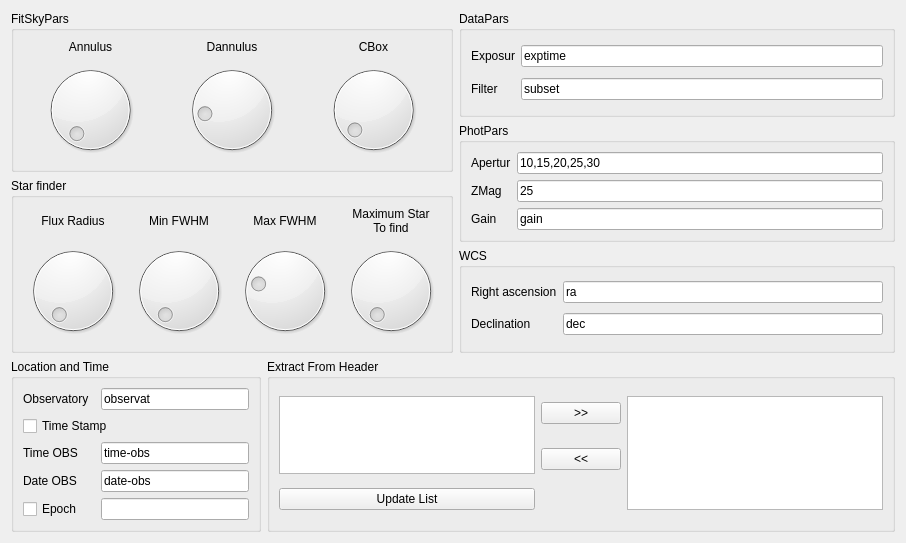
         <widget class="QWidget" name="tab_23">
          <attribute name="title">
           <string>Photometry</string>
          </attribute>
          <layout class="QGridLayout" name="gridLayout_80">
           <item row="0" column="0">
            <layout class="QGridLayout" name="gridLayout_109">
             <item row="0" column="0">
              <widget class="QGroupBox" name="groupBox_14">
               <property name="title">
                <string>FitSkyPars</string>
               </property>
               <layout class="QGridLayout" name="gridLayout_59">
                <item row="0" column="0">
                 <layout class="QGridLayout" name="gridLayout_64">
                  <item row="0" column="0">
                   <widget class="QLabel" name="label_40">
                    <property name="text">
                     <string>Annulus</string>
                    </property>
                    <property name="alignment">
                     <set>Qt::AlignCenter</set>
                    </property>
                   </widget>
                  </item>
                  <item row="1" column="0">
                   <widget class="QDial" name="dial">
                    <property name="minimum">
                     <number>5</number>
                    </property>
                    <property name="maximum">
                     <number>120</number>
                    </property>
                    <property name="pageStep">
                     <number>1</number>
                    </property>
                    <property name="orientation">
                     <enum>Qt::Horizontal</enum>
                    </property>
                    <property name="wrapping">
                     <bool>false</bool>
                    </property>
                    <property name="notchesVisible">
                     <bool>false</bool>
                    </property>
                   </widget>
                  </item>
                 </layout>
                </item>
                <item row="0" column="1">
                 <layout class="QGridLayout" name="gridLayout_65">
                  <item row="1" column="0">
                   <widget class="QDial" name="dial_2">
                    <property name="minimum">
                     <number>5</number>
                    </property>
                    <property name="maximum">
                     <number>120</number>
                    </property>
                    <property name="pageStep">
                     <number>1</number>
                    </property>
                    <property name="value">
                     <number>25</number>
                    </property>
                    <property name="wrapping">
                     <bool>false</bool>
                    </property>
                    <property name="notchesVisible">
                     <bool>false</bool>
                    </property>
                   </widget>
                  </item>
                  <item row="0" column="0">
                   <widget class="QLabel" name="label_42">
                    <property name="text">
                     <string>Dannulus</string>
                    </property>
                    <property name="alignment">
                     <set>Qt::AlignCenter</set>
                    </property>
                   </widget>
                  </item>
                 </layout>
                </item>
                <item row="0" column="2">
                 <layout class="QGridLayout" name="gridLayout_66">
                  <item row="0" column="0">
                   <widget class="QLabel" name="label_46">
                    <property name="text">
                     <string>CBox</string>
                    </property>
                    <property name="alignment">
                     <set>Qt::AlignCenter</set>
                    </property>
                   </widget>
                  </item>
                  <item row="1" column="0">
                   <widget class="QDial" name="dial_3">
                    <property name="minimum">
                     <number>5</number>
                    </property>
                    <property name="maximum">
                     <number>120</number>
                    </property>
                    <property name="pageStep">
                     <number>1</number>
                    </property>
                    <property name="value">
                     <number>10</number>
                    </property>
                    <property name="wrapping">
                     <bool>false</bool>
                    </property>
                    <property name="notchesVisible">
                     <bool>false</bool>
                    </property>
                   </widget>
                  </item>
                 </layout>
                </item>
               </layout>
              </widget>
             </item>
             <item row="1" column="0">
              <widget class="QGroupBox" name="groupBox_19">
               <property name="title">
                <string>Star finder</string>
               </property>
               <layout class="QGridLayout" name="gridLayout_63">
                <item row="0" column="0">
                 <layout class="QGridLayout" name="gridLayout_58">
                  <item row="2" column="0">
                   <widget class="QDial" name="dial_4">
                    <property name="minimum">
                     <number>2</number>
                    </property>
                    <property name="maximum">
                     <number>15</number>
                    </property>
                    <property name="pageStep">
                     <number>1</number>
                    </property>
                    <property name="value">
                     <number>2</number>
                    </property>
                    <property name="wrapping">
                     <bool>false</bool>
                    </property>
                    <property name="notchesVisible">
                     <bool>false</bool>
                    </property>
                   </widget>
                  </item>
                  <item row="1" column="0">
                   <widget class="QLabel" name="label_64">
                    <property name="text">
                     <string>Flux Radius</string>
                    </property>
                    <property name="alignment">
                     <set>Qt::AlignCenter</set>
                    </property>
                   </widget>
                  </item>
                 </layout>
                </item>
                <item row="0" column="1">
                 <layout class="QGridLayout" name="gridLayout_60">
                  <item row="0" column="0">
                   <widget class="QLabel" name="label_68">
                    <property name="text">
                     <string>Min FWHM</string>
                    </property>
                    <property name="alignment">
                     <set>Qt::AlignCenter</set>
                    </property>
                   </widget>
                  </item>
                  <item row="1" column="0">
                   <widget class="QDial" name="dial_5">
                    <property name="minimum">
                     <number>0</number>
                    </property>
                    <property name="maximum">
                     <number>24</number>
                    </property>
                    <property name="pageStep">
                     <number>1</number>
                    </property>
                    <property name="value">
                     <number>0</number>
                    </property>
                    <property name="wrapping">
                     <bool>false</bool>
                    </property>
                    <property name="notchesVisible">
                     <bool>false</bool>
                    </property>
                   </widget>
                  </item>
                 </layout>
                </item>
                <item row="0" column="2">
                 <layout class="QGridLayout" name="gridLayout_61">
                  <item row="0" column="0">
                   <widget class="QLabel" name="label_69">
                    <property name="text">
                     <string>Max FWHM</string>
                    </property>
                    <property name="alignment">
                     <set>Qt::AlignCenter</set>
                    </property>
                   </widget>
                  </item>
                  <item row="1" column="0">
                   <widget class="QDial" name="dial_6">
                    <property name="minimum">
                     <number>1</number>
                    </property>
                    <property name="maximum">
                     <number>25</number>
                    </property>
                    <property name="pageStep">
                     <number>1</number>
                    </property>
                    <property name="value">
                     <number>7</number>
                    </property>
                    <property name="wrapping">
                     <bool>false</bool>
                    </property>
                    <property name="notchesVisible">
                     <bool>false</bool>
                    </property>
                   </widget>
                  </item>
                 </layout>
                </item>
                <item row="0" column="3">
                 <layout class="QGridLayout" name="gridLayout_62">
                  <item row="0" column="0">
                   <widget class="QLabel" name="label_70">
                    <property name="text">
                     <string>Maximum Star
To find</string>
                    </property>
                    <property name="alignment">
                     <set>Qt::AlignCenter</set>
                    </property>
                   </widget>
                  </item>
                  <item row="1" column="0">
                   <widget class="QDial" name="dial_7">
                    <property name="minimum">
                     <number>5</number>
                    </property>
                    <property name="maximum">
                     <number>30000</number>
                    </property>
                    <property name="pageStep">
                     <number>1</number>
                    </property>
                    <property name="value">
                     <number>25</number>
                    </property>
                    <property name="wrapping">
                     <bool>false</bool>
                    </property>
                    <property name="notchesVisible">
                     <bool>false</bool>
                    </property>
                   </widget>
                  </item>
                 </layout>
                </item>
               </layout>
              </widget>
             </item>
            </layout>
           </item>
           <item row="0" column="1">
            <layout class="QGridLayout" name="gridLayout_67">
             <item row="0" column="0">
              <widget class="QGroupBox" name="groupBox_13">
               <property name="title">
                <string>DataPars</string>
               </property>
               <layout class="QGridLayout" name="gridLayout_53">
                <item row="0" column="1">
                 <widget class="QLineEdit" name="lineEdit_13">
                  <property name="text">
                   <string>exptime</string>
                  </property>
                 </widget>
                </item>
                <item row="1" column="1">
                 <widget class="QLineEdit" name="lineEdit_14">
                  <property name="text">
                   <string>subset</string>
                  </property>
                  <property name="maxLength">
                   <number>8</number>
                  </property>
                 </widget>
                </item>
                <item row="1" column="0">
                 <widget class="QLabel" name="label_39">
                  <property name="text">
                   <string>Filter</string>
                  </property>
                 </widget>
                </item>
                <item row="0" column="0">
                 <widget class="QLabel" name="label_38">
                  <property name="text">
                   <string>Exposur</string>
                  </property>
                 </widget>
                </item>
               </layout>
              </widget>
             </item>
             <item row="1" column="0">
              <widget class="QGroupBox" name="groupBox_15">
               <property name="title">
                <string>PhotPars</string>
               </property>
               <layout class="QGridLayout" name="gridLayout_20">
                <item row="1" column="0">
                 <widget class="QLabel" name="label_45">
                  <property name="text">
                   <string>ZMag</string>
                  </property>
                 </widget>
                </item>
                <item row="0" column="1">
                 <widget class="QLineEdit" name="lineEdit_15">
                  <property name="text">
                   <string>10,15,20,25,30</string>
                  </property>
                 </widget>
                </item>
                <item row="2" column="0">
                 <widget class="QLabel" name="label_57">
                  <property name="text">
                   <string>Gain</string>
                  </property>
                 </widget>
                </item>
                <item row="0" column="0">
                 <widget class="QLabel" name="label_44">
                  <property name="text">
                   <string>Apertur</string>
                  </property>
                 </widget>
                </item>
                <item row="2" column="1">
                 <widget class="QLineEdit" name="lineEdit_26">
                  <property name="text">
                   <string>gain</string>
                  </property>
                 </widget>
                </item>
                <item row="1" column="1">
                 <widget class="QLineEdit" name="lineEdit_16">
                  <property name="text">
                   <string>25</string>
                  </property>
                 </widget>
                </item>
               </layout>
              </widget>
             </item>
             <item row="2" column="0">
              <widget class="QGroupBox" name="groupBox_20">
               <property name="title">
                <string>WCS</string>
               </property>
               <layout class="QGridLayout" name="gridLayout_71">
                <item row="0" column="0">
                 <widget class="QLabel" name="label_65">
                  <property name="text">
                   <string>Right ascension</string>
                  </property>
                 </widget>
                </item>
                <item row="0" column="1">
                 <widget class="QLineEdit" name="lineEdit_22">
                  <property name="text">
                   <string>ra</string>
                  </property>
                 </widget>
                </item>
                <item row="1" column="0">
                 <widget class="QLabel" name="label_66">
                  <property name="text">
                   <string>Declination</string>
                  </property>
                 </widget>
                </item>
                <item row="1" column="1">
                 <widget class="QLineEdit" name="lineEdit_23">
                  <property name="text">
                   <string>dec</string>
                  </property>
                 </widget>
                </item>
               </layout>
              </widget>
             </item>
            </layout>
           </item>
           <item row="1" column="0" colspan="2">
            <layout class="QGridLayout" name="gridLayout_41">
             <item row="0" column="0">
              <widget class="QGroupBox" name="groupBox_17">
               <property name="minimumSize">
                <size>
                 <width>250</width>
                 <height>160</height>
                </size>
               </property>
               <property name="title">
                <string>Location and Time</string>
               </property>
               <layout class="QGridLayout" name="gridLayout_69">
                <item row="2" column="0">
                 <widget class="QLabel" name="label_48">
                  <property name="text">
                   <string>Time OBS</string>
                  </property>
                 </widget>
                </item>
                <item row="6" column="2">
                 <widget class="QLineEdit" name="lineEdit_25"/>
                </item>
                <item row="0" column="0">
                 <widget class="QLabel" name="label_47">
                  <property name="text">
                   <string>Observatory</string>
                  </property>
                 </widget>
                </item>
                <item row="0" column="2">
                 <widget class="QLineEdit" name="lineEdit_18">
                  <property name="text">
                   <string>observat</string>
                  </property>
                 </widget>
                </item>
                <item row="2" column="2">
                 <widget class="QLineEdit" name="lineEdit_17">
                  <property name="text">
                   <string>time-obs</string>
                  </property>
                 </widget>
                </item>
                <item row="5" column="0">
                 <widget class="QLabel" name="label_67">
                  <property name="text">
                   <string>Date OBS</string>
                  </property>
                 </widget>
                </item>
                <item row="5" column="2">
                 <widget class="QLineEdit" name="lineEdit_24">
                  <property name="text">
                   <string>date-obs</string>
                  </property>
                 </widget>
                </item>
                <item row="6" column="0">
                 <widget class="QCheckBox" name="checkBox_4">
                  <property name="text">
                   <string>Epoch</string>
                  </property>
                 </widget>
                </item>
                <item row="1" column="0" colspan="3">
                 <widget class="QCheckBox" name="checkBox_12">
                  <property name="text">
                   <string>Time Stamp</string>
                  </property>
                 </widget>
                </item>
               </layout>
              </widget>
             </item>
             <item row="0" column="1">
              <widget class="QGroupBox" name="groupBox_31">
               <property name="title">
                <string>Extract From Header</string>
               </property>
               <layout class="QGridLayout" name="gridLayout_68">
                <item row="0" column="0" rowspan="2">
                 <widget class="QListWidget" name="listWidget_19">
                  <property name="selectionMode">
                   <enum>QAbstractItemView::ExtendedSelection</enum>
                  </property>
                 </widget>
                </item>
                <item row="0" column="1">
                 <widget class="QPushButton" name="pushButton_49">
                  <property name="text">
                   <string>&gt;&gt;</string>
                  </property>
                 </widget>
                </item>
                <item row="0" column="2" rowspan="3">
                 <widget class="QListWidget" name="listWidget_20">
                  <property name="selectionMode">
                   <enum>QAbstractItemView::ExtendedSelection</enum>
                  </property>
                 </widget>
                </item>
                <item row="1" column="1">
                 <widget class="QPushButton" name="pushButton_50">
                  <property name="text">
                   <string>&lt;&lt;</string>
                  </property>
                 </widget>
                </item>
                <item row="2" column="0">
                 <widget class="QPushButton" name="pushButton_51">
                  <property name="text">
                   <string>Update List</string>
                  </property>
                 </widget>
                </item>
               </layout>
              </widget>
             </item>
            </layout>
           </item>
          </layout>
         </widget>
